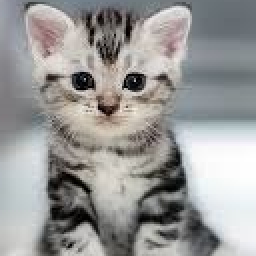
#> input picture Deep Learning/cat_orig.png, 128 x 128 px (shown 2 times larger)
$ jupyter execute 'Image Preprocessing.ipynb'   (shell and % lines are left out)
#> lines starting #> are read from the running program, lines starting #| are printed output that depends on the picture
[cell 1]
import numpy as np # linear algebra
import pandas as pd # data processing, CSV file I/O (e.g. pd.read_csv)
from scipy import misc

[cell 2]
#Importing the other necessary libraries
import os
import pathlib
import glob
import seaborn as sns
import matplotlib.pyplot as plt
import warnings
warnings.filterwarnings('ignore')

[cell 3]
import imageio
cat_im = imageio.imread('cat_orig.png')
#> cat_im is the input picture: shape (128, 128, 3); mean R, G, B 153.4, 152.9, 151.7
dog_im = imageio.imread('dog_orig.png')
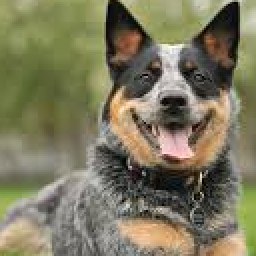
#> input picture Deep Learning/dog_orig.png, 128 x 128 px (shown 2 times larger)
#> dog_im is the input picture: shape (128, 128, 3); mean R, G, B 125.5, 121.4, 94.4
print("Cat image shape :",cat_im.shape)
#| Cat image shape : (128, 128, 3)
print("Dog image shape :",dog_im.shape)
#| Dog image shape : (128, 128, 3)

[cell 4]
#To see the structure of the image let's display one row of the image matrix
#print('The first row of the image matrix contains',len(cat_im[1]),'pixels')
print(cat_im[0][0])
#| [159 162 171]
plt.imshow(dog_im)

[cell 5]
import cv2
#To transfrom the colorspace from BGR to grayscale so as to make things simpler
grayCatImg = cv2.cvtColor(cat_im,cv2.COLOR_BGR2GRAY)
grayDogImg = cv2.cvtColor(dog_im,cv2.COLOR_BGR2GRAY)
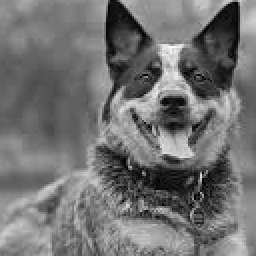
#> grayDogImg: shape (128, 128) (shown 2 times larger); min 0, max 250, mean 113.8

[cell 6]
plt.imshow(grayDogImg)
grayDogImg.shape
#> Out = (128, 128)
#print(grayCatImg[0])
#print(grayDogImg[0])

[cell 7]
#convert data value to be between 0 and 1
np.array(grayCatImg)
np.array(grayDogImg)
grayCatImg_Convetred = np.divide(grayCatImg,255)
grayCatImg_Convetred = np.divide(grayDogImg,255)
print(grayCatImg_Convetred.shape)
#| (128, 128)
print(grayCatImg_Convetred.shape)
#| (128, 128)
